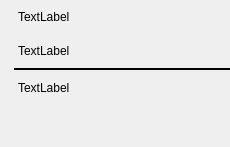
<?xml version="1.0" encoding="UTF-8"?>
<ui version="4.0">
 <class>Form</class>
 <widget class="QWidget" name="Form">
  <property name="geometry">
   <rect>
    <x>0</x>
    <y>0</y>
    <width>230</width>
    <height>147</height>
   </rect>
  </property>
  <property name="minimumSize">
   <size>
    <width>230</width>
    <height>0</height>
   </size>
  </property>
  <property name="maximumSize">
   <size>
    <width>230</width>
    <height>16777215</height>
   </size>
  </property>
  <layout class="QVBoxLayout" name="verticalLayout_2">
   <property name="spacing">
    <number>0</number>
   </property>
   <property name="leftMargin">
    <number>0</number>
   </property>
   <property name="topMargin">
    <number>0</number>
   </property>
   <property name="rightMargin">
    <number>0</number>
   </property>
   <property name="bottomMargin">
    <number>0</number>
   </property>
   <item>
    <widget class="QWidget" name="widget" native="true">
     <layout class="QVBoxLayout" name="verticalLayout">
      <property name="spacing">
       <number>0</number>
      </property>
      <property name="leftMargin">
       <number>0</number>
      </property>
      <property name="topMargin">
       <number>0</number>
      </property>
      <property name="rightMargin">
       <number>0</number>
      </property>
      <item>
       <widget class="QLabel" name="label">
        <property name="styleSheet">
         <string notr="true">margin: 10px 15px 10px;</string>
        </property>
        <property name="text">
         <string>TextLabel</string>
        </property>
       </widget>
      </item>
      <item>
       <widget class="QLabel" name="label_2">
        <property name="styleSheet">
         <string notr="true">margin: 10px 15px 10px;</string>
        </property>
        <property name="text">
         <string>TextLabel</string>
        </property>
       </widget>
      </item>
      <item>
       <widget class="Line" name="line">
        <property name="styleSheet">
         <string notr="true">margin-left: 15</string>
        </property>
        <property name="frameShadow">
         <enum>QFrame::Plain</enum>
        </property>
        <property name="lineWidth">
         <number>2</number>
        </property>
        <property name="orientation">
         <enum>Qt::Horizontal</enum>
        </property>
       </widget>
      </item>
      <item>
       <widget class="QLabel" name="label_3">
        <property name="styleSheet">
         <string notr="true">margin: 10px 15px 10px;</string>
        </property>
        <property name="text">
         <string>TextLabel</string>
        </property>
       </widget>
      </item>
      <item>
       <spacer name="verticalSpacer">
        <property name="orientation">
         <enum>Qt::Vertical</enum>
        </property>
        <property name="sizeHint" stdset="0">
         <size>
          <width>20</width>
          <height>40</height>
         </size>
        </property>
       </spacer>
      </item>
     </layout>
    </widget>
   </item>
  </layout>
 </widget>
 <resources/>
 <connections/>
</ui>
